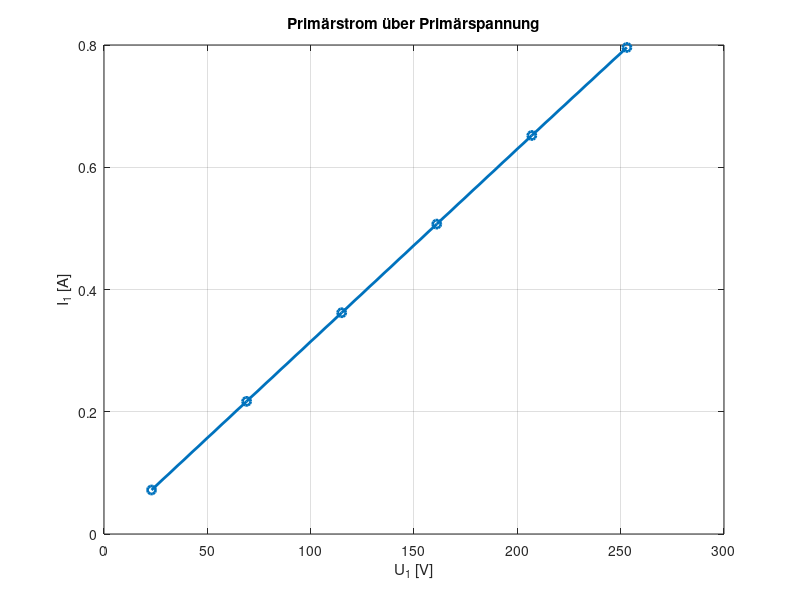
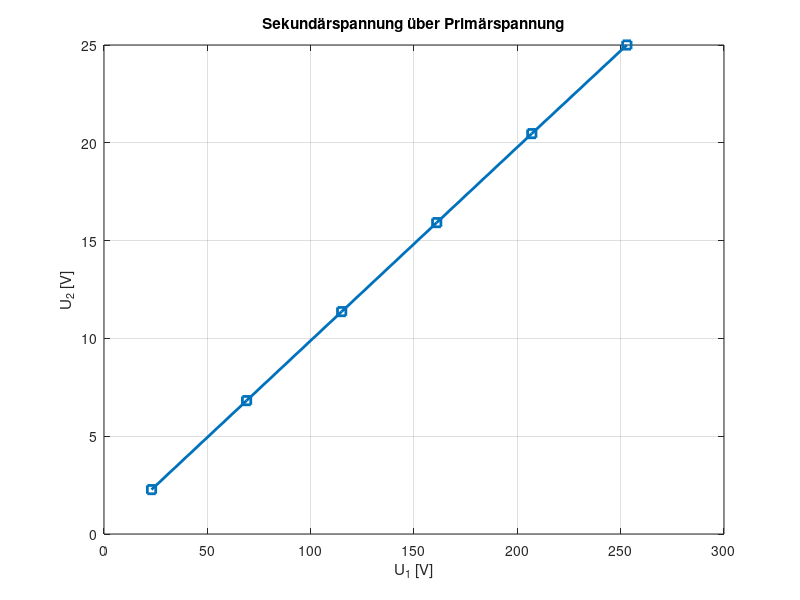
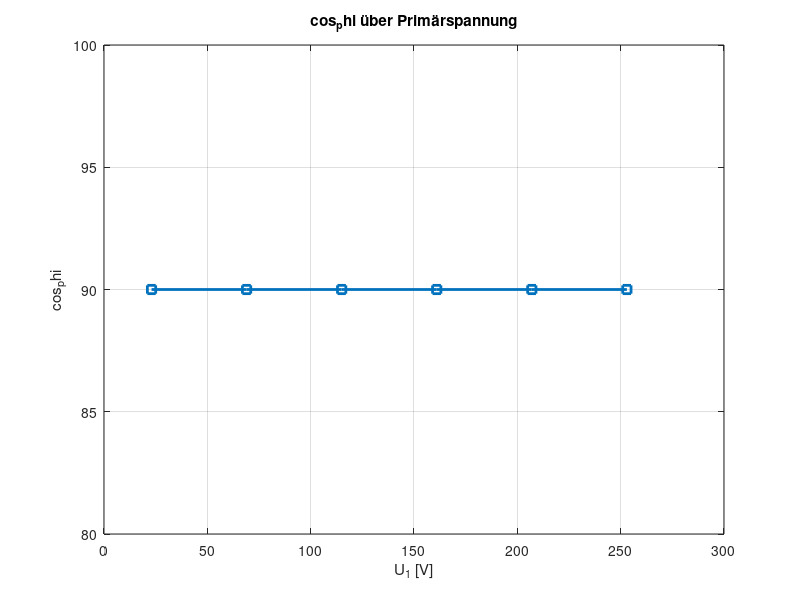

The MATLAB source for these figures, in order:
% ==========================================
% Messwerte eingeben
% ==========================================
% U1 = Primärspannung
% I10 = Primärstrom
% U2 = Sekundärspannung
% I2 = Sekundärstrom
h1 = 230
h2 = 0.1:0.2:1.1


U1 = h1 * h2
I10 = [0.072 0.217 0.362 0.507 0.652 0.796]
U2 = [2.27 6.82 11.37 15.92 20.47 25]
cos_phi = [90 90 90 90 90 90]



% ==========================================
% Diagramm 1: I10 über U1
% ==========================================
figure;
plot(U1, I10, '-o', 'LineWidth', 2);
grid on;
xlabel('U_1 [V]');
ylabel('I_1 [A]');
title('Primärstrom über Primärspannung');

% ==========================================
% Diagramm 2: U2 über U1
% ==========================================
figure;
plot(U1, U2, '-s', 'LineWidth', 2);
grid on;
xlabel('U_1 [V]');
ylabel('U_2 [V]');
title('Sekundärspannung über Primärspannung');

% ==========================================
% Diagramm 4: Leistungsfaktor cosphi
% ==========================================
figure;
plot(U1, cos_phi, '-s', 'LineWidth', 2);
grid on;
xlabel('U_1 [V]');
ylabel('cos_phi');
title('cos_phi über Primärspannung');
